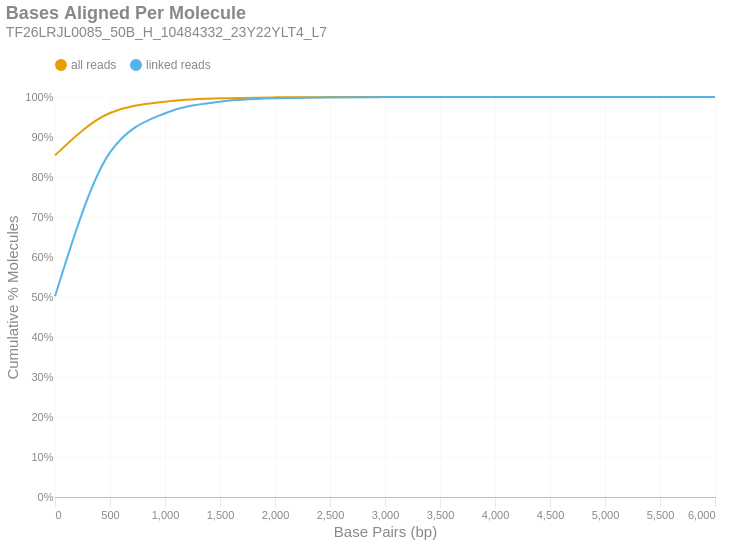

The cell this chart's notebook holds for it:
### Markdown cell above
### Bases Aligned Per Molecule
This is a cumulative frequency distribution showing the number of base pairs aligned per unique molecule. These data are shown in 500 bp bins. There are two distributions: one with `all reads` (yellow) and another with only `linked reads` (blue). The percent of molecules in the `linked reads` distribution is relative to the total number of linked molecules.

### Code cell
if SKIPLR:
    print_html(f"Skipped")
else:
    binned_df = consolidated_hist(valids['aligned_bp'], mask, 500, True)
    with SafeRender(binned_df):
        (
            density_plot(binned_df, 'Bases Aligned Per Molecule', samplename, 'basesper')
            .encode(
                x=alt.X('bin:Q', title="Base Pairs (bp)").axis(tickMinStep=500).scale(padding=0),
                y=alt.Y('value:Q', title='Cumulative % Molecules')
                    .axis(format='%')
                    .scale(domain = [0,1])
                    .stack(False),
                color=alt.Color("key:N").scale(domain = ["all reads", "linked reads"]),
                tooltip = [
                    alt.Tooltip("key:N", title = "Data Type"),
                    alt.Tooltip("range_label:N", title="Bases Aligned Per Molecule"),
                    alt.Tooltip("value:Q", format = ".2%", title="% Molecules (Cum.)")
                ]
            )
        ).display()

### Figure 1 — Vega-Lite specification as saved in the notebook (floating-point values rounded to 4 significant figures)
{"width": "container", "height": 400, "config": {"title": {"anchor": "start", "dy": -15, "fontSize": 18, "color": "#888888", "subtitleColor": "#888888", "subtitleFontSize": 14}, "arc": {"fill": "#0072B2"}, "axis": {"domainColor": "#888888", "domainWidth": 0.5, "gridWidth": 0.2, "grid": false, "titleFontWeight": 400, "titleFontSize": 15, "labelFontSize": 11, "labelColor": "#888888", "tickColor": "#888888", "tickWidth": 0.2, "titleColor": "#888888"}, "axisBand": {"grid": false}, "axisX": {"grid": true, "tickSize": 10, "domainCap": "round"}, "axisY": {"domain": false, "grid": true, "tickSize": 0, "domainCap": "round"}, "background": "transparent", "header": {"labelFontSize": 15, "labelColor": "#888888", "titleFontSize": 15, "titleFontWeight": 600, "titleColor": "#888888"}, "legend": {"labelFont": "sans-serif", "labelFontSize": 12, "labelColor": "#888888", "symbolSize": 100, "symbolType": "circle", "titleFontSize": 12, "titlePadding": 10, "titleColor": "#888888", "title": null, "orient": "top"}, "range": {"category": ["#E69F00", "#56B4E9", "#009E73", "#F0E442", "#0072B2", "#D55E00", "#CC79A7", "#000000"], "diverging": ["#cfe8f3", "#a2d4ec", "#73bfe2", "#46abdb", "#1696d2", "#12719e"]}, "area": {"fill": "#0072B2", "fillOpacity": 0.7, "line": true, "strokeOpacity": 0.7}, "line": {"color": "#0072B2", "stroke": "#0072B2", "strokeWidth": 2}, "trail": {"color": "#0072B2", "stroke": "#0072B2", "strokeWidth": 0, "size": 1}, "point": {"filled": true, "fillOpacity": 1.0, "size": 95}, "text": {"color": "#888888", "fontSize": 11, "align": "right", "fontWeight": 400, "size": 11}, "bar": {"fill": "#0072B2", "stroke": null}, "view": {"stroke": null, "continuousWidth": 660, "continuousHeight": 400}}, "data": {"name": "data-d79584840cda6498059065527dc1d789"}, "mark": {"type": "line", "interpolate": "monotone", "point": {"opacity": 0, "size": 275}}, "encoding": {"color": {"field": "key", "scale": {"domain": ["all reads", "linked reads"]}, "type": "nominal"}, "tooltip": [{"field": "key", "title": "Data Type", "type": "nominal"}, {"field": "range_label", "title": "Bases Aligned Per Molecule", "type": "nominal"}, {"field": "value", "format": ".2%", "title": "% Molecules (Cum.)", "type": "quantitative"}], "x": {"axis": {"tickMinStep": 500}, "field": "bin", "scale": {"padding": 0}, "title": "Base Pairs (bp)", "type": "quantitative"}, "y": {"axis": {"format": "%"}, "field": "value", "scale": {"domain": [0, 1]}, "stack": false, "title": "Cumulative % Molecules", "type": "quantitative"}}, "params": [{"name": "param_c36ac31b6afebe62", "select": {"type": "point", "fields": ["key"]}, "bind": "legend"}], "title": {"text": "Bases Aligned Per Molecule", "subtitle": "TF26LRJL0085_50B_H_10484332_23Y22YLT4_L7"}, "transform": [{"fold": ["all reads (cumsum)", "linked reads (cumsum)"]}, {"calculate": "replace(datum.key, ' (cumsum)', '')", "as": "key"}, {"filter": {"param": "param_c36ac31b6afebe62"}}], "usermeta": {"embedOptions": {"downloadFileName": "TF26LRJL0085_50B_H_10484332_23Y22YLT4_L7.basesper"}}, "$schema": "https://vega.github.io/schema/vega-lite/v6.4.1.json", "datasets": {"data-d79584840cda6498059065527dc1d789": [{"bin": "0.0", "interval": "0.0-500.0", "all reads": 0.8541, "linked reads": 0.502, "all reads (cumsum)": 0.8541, "linked reads (cumsum)": 0.502, "range_label": "0-499"}, {"bin": "500.0", "interval": "500.0-1000.0", "all reads": 0.1059, "linked reads": 0.3595, "all reads (cumsum)": 0.96, "linked reads (cumsum)": 0.8615, "range_label": "500-999"}, {"bin": "1000.0", "interval": "1000.0-1500.0", "all reads": 0.02832, "linked reads": 0.09799, "all reads (cumsum)": 0.9883, "linked reads (cumsum)": 0.9595, "range_label": "1000-1499"}, {"bin": "1500.0", "interval": "1500.0-2000.0", "all reads": 0.008295, "linked reads": 0.02872, "all reads (cumsum)": 0.9966, "linked reads (cumsum)": 0.9882, "range_label": "1500-1999"}, {"bin": "2000.0", "interval": "2000.0-2500.0", "all reads": 0.002475, "linked reads": 0.008569, "all reads (cumsum)": 0.9991, "linked reads (cumsum)": 0.9968, "range_label": "2000-2499"}, {"bin": "2500.0", "interval": "2500.0-3000.0", "all reads": 0.0006508, "linked reads": 0.002253, "all reads (cumsum)": 0.9997, "linked reads (cumsum)": 0.999, "range_label": "2500-2999"}, {"bin": "3000.0", "interval": "3000.0-3500.0", "all reads": 0.0001986, "linked reads": 0.0006875, "all reads (cumsum)": 0.9999, "linked reads (cumsum)": 0.9997, "range_label": "3000-3499"}, {"bin": "3500.0", "interval": "3500.0-4000.0", "all reads": 5.958e-05, "linked reads": 0.0002063, "all reads (cumsum)": 1.0, "linked reads (cumsum)": 0.9999, "range_label": "3500-3999"}, {"bin": "4000.0", "interval": "4000.0-4500.0", "all reads": 2.012e-05, "linked reads": 6.967e-05, "all reads (cumsum)": 1.0, "linked reads (cumsum)": 1.0, "range_label": "4000-4499"}, {"bin": "4500.0", "interval": "4500.0-5000.0", "all reads": 4.956e-06, "linked reads": 1.716e-05, "all reads (cumsum)": 1.0, "linked reads (cumsum)": 1.0, "range_label": "4500-4999"}, {"bin": "5000.0", "interval": "5000.0-5500.0", "all reads": 1.883e-06, "linked reads": 6.521e-06, "all reads (cumsum)": 1.0, "linked reads (cumsum)": 1.0, "range_label": "5000-5499"}, {"bin": "5500.0", "interval": "5500.0-6000.0", "all reads": 8.921e-07, "linked reads": 3.089e-06, "all reads (cumsum)": 1.0, "linked reads (cumsum)": 1.0, "range_label": "5500-5999"}, {"bin": "6000.0", "interval": "6000.0-6500.0", "all reads": 9.913e-08, "linked reads": 3.432e-07, "all reads (cumsum)": 1.0, "linked reads (cumsum)": 1.0, "range_label": "6000-6499"}]}}
